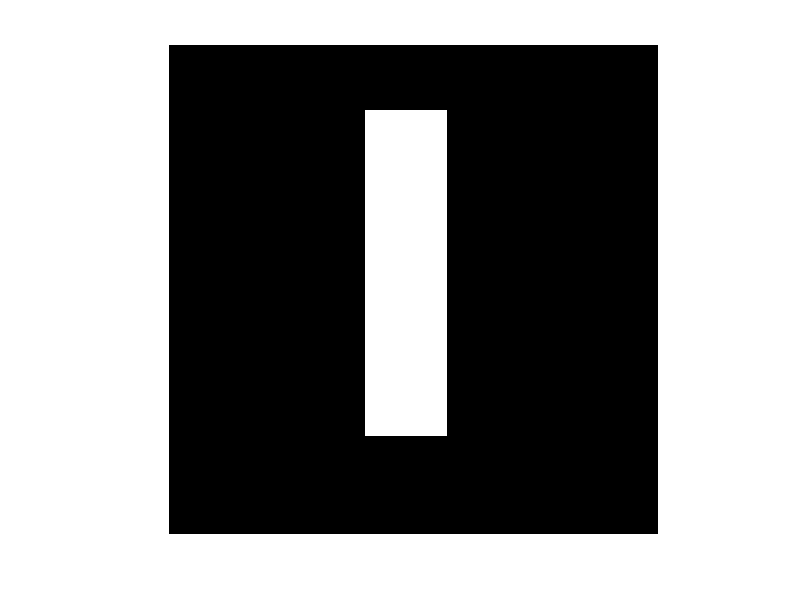
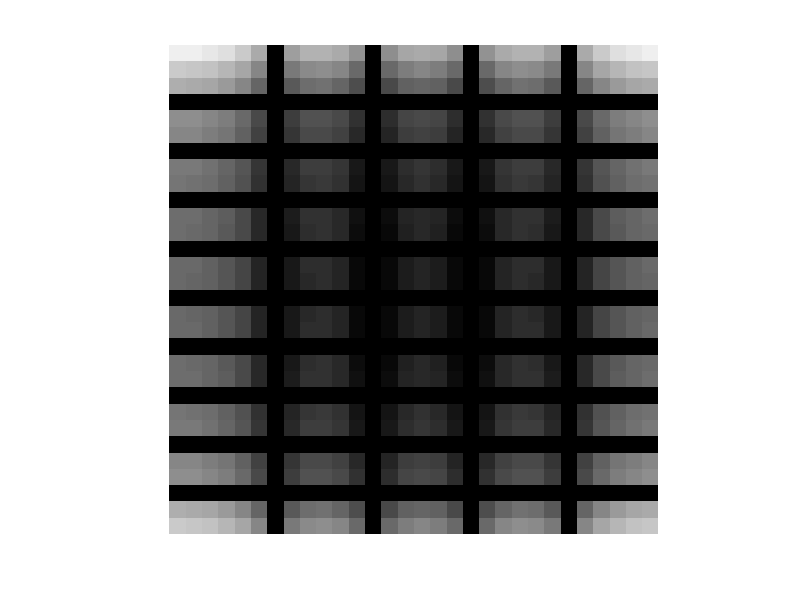
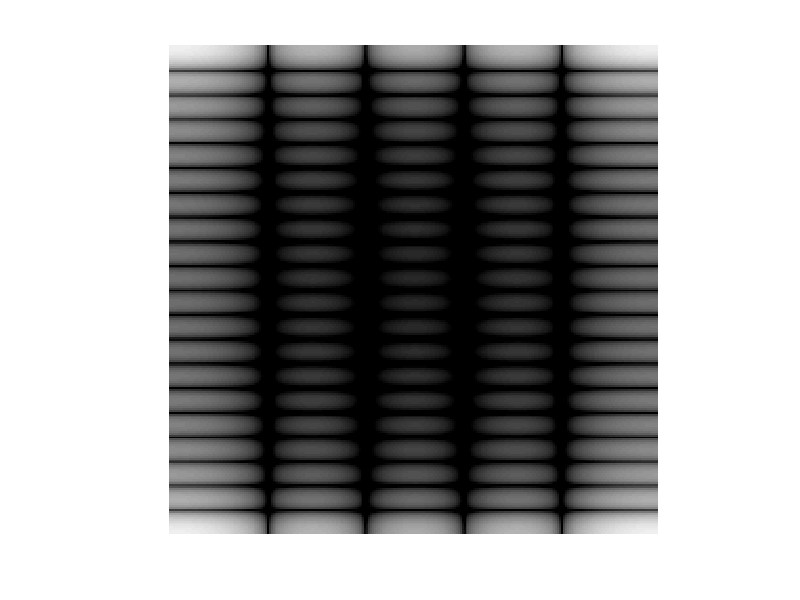
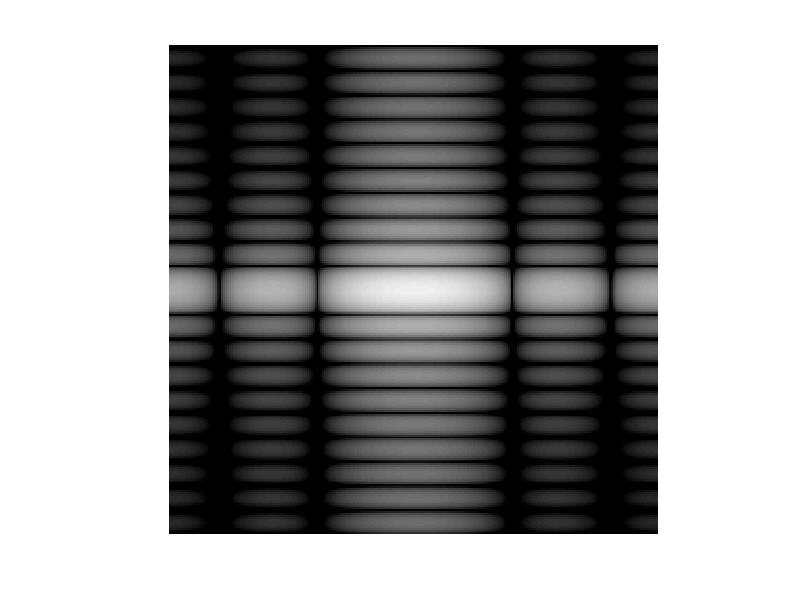

These charts were generated, in order, by the following MATLAB code:
f = zeros(30,30);
f(5:24,13:17) = 1;
figure,imshow(f,'InitialMagnification','fit');
F = fft2(f);
F2 = log(abs(F));
figure,imshow(F2,[-1 5],'InitialMagnification','fit');
F=fft2(f,256,256); %零填充为256×256矩阵
figure,imshow(log(abs(F)),[-1 5],'InitialMagnification','fit');
F2=fftshift(F);    %将图像频谱中心由矩阵原点移至矩阵中心
figure,imshow(log(abs(F2)),[-1 5],'InitialMagnification','fit');
